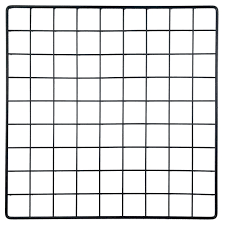
#> input picture Meta/images_1/grid1.png, 225 x 225 px; its folder holds only this picture in this run
$ jupyter execute preprocessor.ipynb
#> lines starting #> are read from the running program, lines starting #| are printed output that depends on the picture
#> further down, img is the input picture: shape (225, 225, 3); mean B, G, R 227.6, 227.1, 226.8
## Preprocessing model
- Take input as name of directory
- Read all images from that directory
- Resize all images to a fixed size
- Convert to grayscale
- Apply guassian blur
- Export all processed images to another directory

[cell 1]
import cv2
import os

[cell 2]
# input
dir_path = './images_1'
targ_dir_path = './images_2' # must exist
target_size = (400, 200)

[cell 3]
# parameters
# may change for windows
dir_seperator = '/'
gblur_kernel_size = (5,5)
gblur_sigma = 0

[cell 4]
img_names = os.listdir(dir_path)
img_names

[cell 5]
def preprocess(img):
    # resize
    img = cv2.resize(img, target_size)
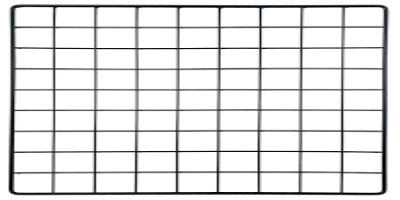
#> img: shape (200, 400, 3); mean of channels 0, 1, 2 227.6, 227.1, 226.7; drawn as B, G, R
    # grayscale
    img = cv2.cvtColor(img, cv2.COLOR_BGR2GRAY)
#> img: shape (200, 400)

    # apply guassian blur
    img = cv2.GaussianBlur(img, gblur_kernel_size, gblur_sigma)
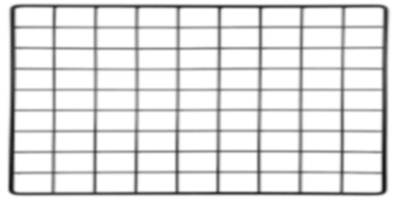
#> img: shape (200, 400); min 24, max 255, mean 227.1

    return img

[cell 6]
def split_name(name):
    n = len(name)
    dot_idx = n
    for i in range(n, -1, -1):
        if name[i]=='.' :
            dot_idx = i
            break

    fname = name[0:dot_idx]
    ext = name[dot_idx+1:]

    return fname, ext

[cell 7]
for img_name in img_names :
    img_path = dir_path + dir_seperator + img_name
    targ_img_path = targ_dir_path + dir_seperator + img_name
    img = cv2.imread(img_path)
    img = preprocess(img)
    cv2.imwrite(targ_img_path, img)
